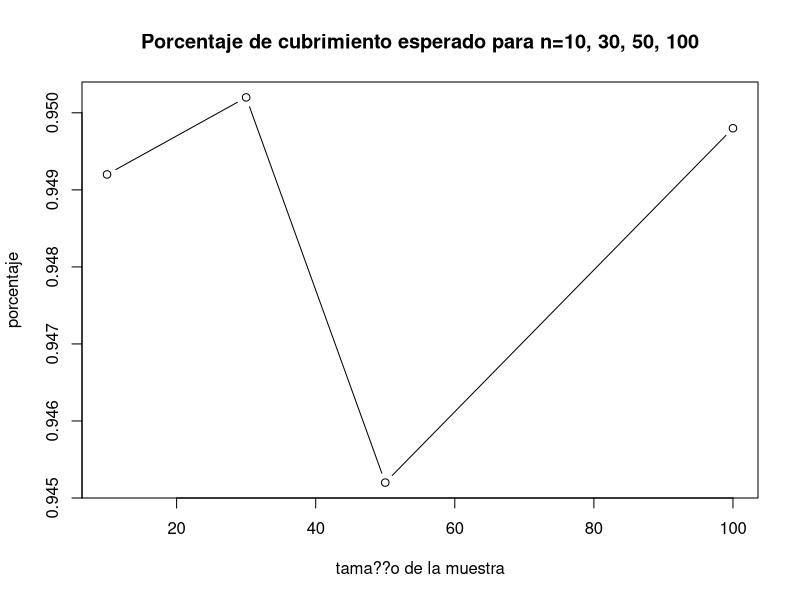
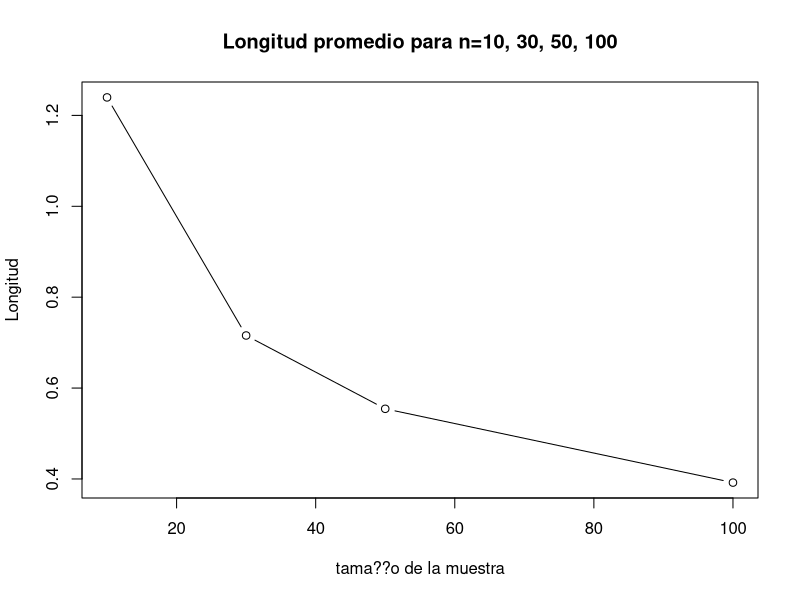
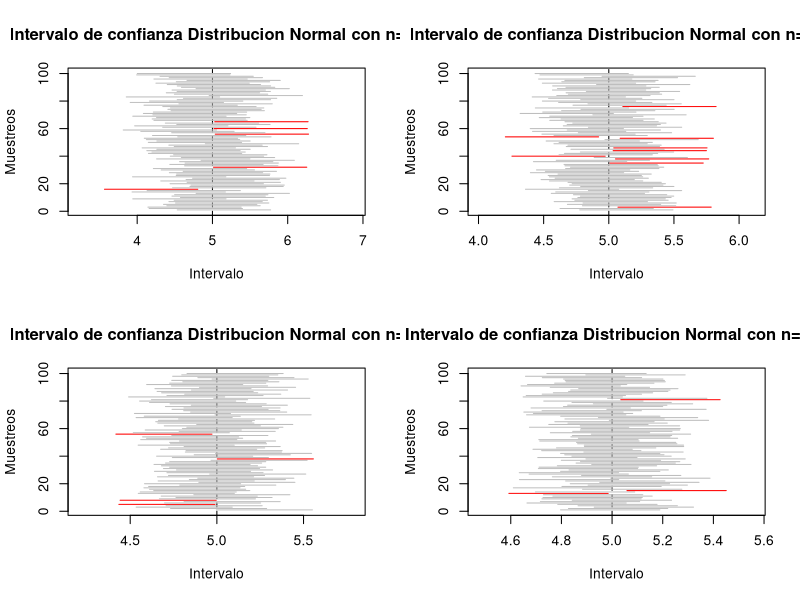

R code for these plots, in order: (Note: this script raises an error after producing the figures.)

# Laboratorio 3 Metodos Estadisticos 

# Diana C. Arias Sinisterra
# Kevin S. Garcia Chica
# Cesar A. Saavedra Vanegas

#--------------- Punto 1 ---------------#

B <- 5000 ## n??mero de experimentos
mu <- 5
sd <- 1
alpha <- 0.05
cuantil <- qnorm(1-alpha/2)

#---Para n=10---#
n1 <- 10 ## tama??o de muestra

muestras1 <- replicate(B, rnorm(n1, mu, sd))

calcula.el.intervalo1 <- function(columna) {
  
  m1 <- muestras1[, columna]
  
  sem1 <- sd(m1)/sqrt(length(m1))
  
  lim.inf1 <- mean(m1) - cuantil * sqrt(sd)/sqrt(n1)
  lim.sup1 <- mean(m1) + cuantil * sqrt(sd)/sqrt(n1)
  
  c(lim.inf1, lim.sup1)
}

#C??lculo de los nuevos intervalos#
c1=0
mis.intervalos1 <- matrix(rep(0, 10000), nrow = 2) ## matriz de ceros

for(i in 1:5000) {
  mis.intervalos1[,i] <- calcula.el.intervalo1(i)
  if (mis.intervalos1[1, i] <= mu && mis.intervalos1[2, i] >= mu){
    c1= c1+1
  }
  else{
    c1=c1
  }
}

Porcentaje1 <- c1/5000 #Proporcion de intervalos que atrapan al parametro

longitud1 <- numeric(length = B)
for (i in 1:B){
  longitud1[i]=(mis.intervalos1[2,i]-mis.intervalos1[1,i])
  longitudpro1=sum(longitud1)/B
}

#---Para n=30---#
n2 <- 30 ## tama??o de muestra

muestras2 <- replicate(B, rnorm(n2, mu, sd))

calcula.el.intervalo2 <- function(columna) {
  
  m2 <- muestras2[, columna]
  
  sem <- sd(m2)/sqrt(length(m2))
  
  lim.inf2 <- mean(m2) - cuantil * sqrt(sd)/sqrt(n2)
  lim.sup2 <- mean(m2) + cuantil * sqrt(sd)/sqrt(n2)
  
  c(lim.inf2, lim.sup2)
}

#C??lculo de los nuevos intervalos#
c2=0
mis.intervalos2 <- matrix(rep(0, 10000), nrow = 2) ## matriz de ceros

for(i in 1:5000) {
  mis.intervalos2[,i] <- calcula.el.intervalo2(i)
  if (mis.intervalos2[1, i] <= mu && mis.intervalos2[2, i] >= mu){
    c2= c2+1
  }
  else{
    c2=c2
  }
}

Porcentaje2 <- c2/5000 #Proporcion de intervalos que atrapan al parametro

longitud2 <- numeric(length = B)
for (i in 1:B){
  longitud2[i]=(mis.intervalos2[2,i]-mis.intervalos2[1,i])
  longitudpro2=sum(longitud2)/B
}

#---Para n=50---#
n3 <- 50 ## tama??o de muestra

muestras3 <- replicate(B, rnorm(n3, mu, sd))

calcula.el.intervalo3 <- function(columna) {
  
  m3 <- muestras3[, columna]
  
  sem <- sd(m3)/sqrt(length(m3))
  
  lim.inf3 <- mean(m3) - cuantil * sqrt(sd)/sqrt(n3)
  lim.sup3 <- mean(m3) + cuantil * sqrt(sd)/sqrt(n3)
  
  c(lim.inf3, lim.sup3)
}

#C??lculo de los nuevos intervalos#
c3=0
mis.intervalos3 <- matrix(rep(0, 10000), nrow = 2) ## matriz de ceros

for(i in 1:5000) {
  mis.intervalos3[,i] <- calcula.el.intervalo3(i)
  if (mis.intervalos3[1, i] <= mu && mis.intervalos3[2, i] >= mu){
    c3= c3+1
  }
  else{
    c3=c3
  }
}

Porcentaje3 <- c3/5000 #Proporcion de intervalos que atrapan al parametro

longitud3 <- numeric(length = B)
for (i in 1:B){
  longitud3[i]=(mis.intervalos3[2,i]-mis.intervalos3[1,i])
  longitudpro3=sum(longitud3)/B
}

#---Para n=100---#

n4 <- 100 ## tama??o de muestra

muestras4 <- replicate(B, rnorm(n4, mu, sd))

calcula.el.intervalo4 <- function(columna) {
  
  m4 <- muestras4[, columna]
  
  sem <- sd(m4)/sqrt(length(m4))
  
  lim.inf4 <- mean(m4) - cuantil * sqrt(sd)/sqrt(n4)
  lim.sup4 <- mean(m4) + cuantil * sqrt(sd)/sqrt(n4)
  
  c(lim.inf4, lim.sup4)
}

#Calculo de los nuevos intervalos#
c4=0
mis.intervalos4 <- matrix(rep(0, 10000), nrow = 2) ## matriz de ceros

for(i in 1:5000) {
  mis.intervalos4[,i] <- calcula.el.intervalo4(i)
  if (mis.intervalos4[1, i] <= mu && mis.intervalos4[2, i] >= mu){
    c4= c4+1
  }
  else{
    c4=c4
  }
}

Porcentaje4 <- c4/5000 #Proporcion de intervalos que atrapan al parametro

longitud4 <- numeric(length = B)
for (i in 1:B){
  longitud4[i]=(mis.intervalos4[2,i]-mis.intervalos4[1,i])
  longitudpro4=sum(longitud4)/B
}

tabla_cv<-c(Porcentaje1,Porcentaje2,Porcentaje3,Porcentaje4)
tabla_sd<-c(longitudpro1,longitudpro2,longitudpro3,longitudpro4)
tabla_cs<-c(n1,n2,n3,n4)

### Graficos ###
plot(tabla_cs, tabla_cv, type="b", main="Porcentaje de cubrimiento esperado para n=10, 30, 50, 100", 
     xlab="tama??o de la muestra", ylab="porcentaje")
plot(tabla_cs, tabla_sd, type="b", main="Longitud promedio para n=10, 30, 50, 100", 
     xlab="tama??o de la muestra", ylab="Longitud")

par(mfrow=c(2,2))
plot(1:100, type = "n",
     xlim = range(mis.intervalos1), main = "Intervalo de confianza Distribucion Normal con n=10",
     ylab = "Muestreos", xlab = "Intervalo")

abline(v = mu, lty = 2, col=("black"))

for(i in 1:100) {
  segments(mis.intervalos1[1,i], i, mis.intervalos1[2,i], i,
           col = ifelse(mis.intervalos1[1, i] < mu & mis.intervalos1[2, i] > mu, "gray", "red"))  
}

plot(1:100, type = "n",
     xlim = range(mis.intervalos2), main = "Intervalo de confianza Distribucion Normal con n=30",
     ylab = "Muestreos", xlab = "Intervalo")

abline(v = mu, lty = 2, col=("black"))

for(i in 1:100) {
  segments(mis.intervalos2[1,i], i, mis.intervalos2[2,i], i,
           col = ifelse(mis.intervalos2[1, i] < mu & mis.intervalos2[2, i] > mu, "gray", "red"))  
}

plot(1:100, type = "n",
     xlim = range(mis.intervalos3), main = "Intervalo de confianza Distribucion Normal con n=50",
     ylab = "Muestreos", xlab = "Intervalo")

abline(v = mu, lty = 2, col=("black"))

for(i in 1:100) {
  segments(mis.intervalos3[1,i], i, mis.intervalos3[2,i], i,
           col = ifelse(mis.intervalos3[1, i] < mu & mis.intervalos3[2, i] > mu, "gray", "red"))  
}

plot(1:100, type = "n",
     xlim = range(mis.intervalos4), main = "Intervalo de confianza Distribucion Normal con n=100",
     ylab = "Muestreos", xlab = "Intervalo")

abline(v = mu, lty = 2, col=("black"))

for(i in 1:100) {
  segments(mis.intervalos4[1,i], i, mis.intervalos4[2,i], i,
           col = ifelse(mis.intervalos4[1, i] < mu & mis.intervalos4[2, i] > mu, "gray", "red"))  
}

#-------------------------------------------------------------#
# Para una Exponencial
n1=c(10,30,50,100)
lim_inf1<- 0
lim_sup1<- 0
lim_inf_V1 <- 0
lim_sup_V1<-0
contadorMedia1<- 0
contadorVarianza1<-0
longitudMedias1<-0
longitudVarianzas1<-0
for(j in 1:length(n1)){
  alpha1<- 0.05
  varianza1 <- 1
  media1<- 5
  medias1<-0
  varianzas1 <- 25
  contadorMedia1[j]<- 0
  contadorVarianza1[j]<-0
  
  for (i in 1:5000){
    
    muestra1 <- rexp (n1[j], rate=5)
    medias1[i]<- mean(muestra1)
    varianzas1[i] <- var(muestra1)
    cuantil1<- qt((1-(alpha1)/2),n1[j]-1)
    lim_inf1[j]<-  medias1[i] - cuantil1 * sqrt(varianzas1[i]) / sqrt(n1[j])
    lim_sup1[j]<- medias1[i] + cuantil1 *  sqrt(varianzas1[i]) / sqrt(n1[j])
    if(media1>=lim_inf1[j] & media1 <=lim_sup1[j])
    { contadorMedia1[j] = contadorMedia1[j] + 1 } 
    longitudMedias1[j] <- mean(lim_sup1[j]-lim_inf1[j])
    lim_inf_V1[j] <- (n1[j] - 1) * varianzas1[i] / qchisq(1 - alpha1 / 2,n1[j] - 1)
    lim_sup_V1[j] <- (n1[j] - 1) * varianzas1[i] / qchisq(alpha1 / 2,n1[j] - 1)
    if(varianza1>= lim_inf_V1[j] & varianza1 <= lim_sup_V1[j])
    {contadorVarianza1[j]= contadorVarianza1[j] + 1  }
    longitudVarianzas1[j]<- mean(lim_sup_V1[j]-lim_inf_V1[j])
  }
}
porcentajeMedias1 <-  contadorMedia1/5000
porcentajeVarianza1<-   contadorVarianza1/5000
porcentajeMedias1
porcentajeVarianza1
longitudMedias1
longitudVarianzas1


#--------------- Punto 4 ---------------#
  
#--------------- Punto 5 ---------------#
x1 <- c(11.23,14.36,8.33,10.5,23.42,9.15,13.47,6.47,12.4,19.38)
x2 <- c(11.27,14.41,8.35,10.52,23.41,9.17,13.52,6.46,12.45,19.35)
n1 <-10
n2 <-10
n <- 20

media1 <- mean(x1)
media2 <- mean(x2)
des1 <- sd(x1)
des2 <- sd(x2)
desc1 <- des^2
desc2 <- des2^2
sp <- sqrt(((n1-1)*desc+(n2-1)*desc2)/(n1+n2-2))

coefi <- 0.98
alpha <- 1-coefi

ic1 <- ((media2)-(media1)) - qt((1-(alpha)/2),18)*sp*sqrt((1/n1)+(1/n2))
ic2 <- ((media2)-(media1)) + qt((1-(alpha)/2),18)*sp*sqrt((1/n1)+(1/n2))

#--------------- Punto 7 ---------------#
################   Parametros de las distribuciones #######################

k=100               ## Parametro de forma de la gamma
lambda_ga=0.5       ## Parametro de escala de la gamma
media=200           ## Media de la normal y parametro de locacion de laplace
sigma=sqrt(400)     ## Desviacion estandar de la normal
c=200 		    ## Parametro uniforme
d=600 		    ## Parametro uniforme

########################      distribucion normal    ##################################
cv_r=sigma/media    ## Coeficiente de variaci??n
alpha=0.05          ## Trabajamos con un nivel de confianza del 0.05
nsim=5000           ## numero de simulaciones
nsim2=100          ## Numero de remuestras
n<-c(5,seq(10,100,10)) ## Tama??o de muestras

tabla_sd<-matrix(nrow=11,ncol=6)               ## Matriz que almacena los 
colnames(tabla_sd)<-c("L.I 1","C.I 1", "L.I 2" #valores de la longitud media 
                      ,"C.I 2","L.I 3","C.I 3")#y la cobertura media de cada 
rownames(tabla_sd)<-c("5","10","20","30","40"  #intervalo para cada tama??o 
                      ,"50","60", "70","80",   #de muestra para la desviacion
                      "90","100")

tabla_cv<-matrix(nrow=11,ncol=8)               ## Matriz que almacena los 
colnames(tabla_cv)<-c("L.I 1","C.I 1", "L.I 2" #valores de la longitud media 
                      ,"C.I 2","L.I 3","C.I 3",#y la cobertura media de cada
                      "L.I 4", "C.I 4")        #intervalo para cada tama??o 
rownames(tabla_cv)<-c("5","10","20","30",      #de muestra para la desviacion
                      "40","50","60",
                      "70","80","90","100")

dist<-function(n,a,b){    ## Ditribucion a evaluar 
  x<-rnorm(n,a,b)
}

###################### Intevalos para la desviaci??n #########################

for(l in 1:length(n)){
  a=0      
  b=0
  long1=0   ## Vector de longitudes para el estimador 1
  long2=0   ## Vector de longitudes para el estimador 2
  contador1=0
  contador2=0
  p=1/(2*sqrt(n[l]-4)) ##Proporcion para el promedio recortado
  for(m in 1:nsim){
    x<-dist(n[l],media,sigma)   ## Distribucion a evaluar
    
    ##Calcular ro4 #######
    
    for(j in 1:n[l]){    
      b= b+((x[j]-mean(x))^2)  ## Denominador de ro
    }
    for(i in 1:n[l]){
      a=a+(((x[i]-mean(x, trim=p))^4)/(b^2)) #### ro4/n
    }
    r=n[l]*a  ## Ro 4
    
    ##Calcular c
    c=n[l]/(n[l]+qnorm((alpha/2),0,1))
    
    ## Calcular se
    se=c*(sqrt(((r*(n[l]-3))/n[l])/(n[l]-1)))
    
    ##Limites de los intervalos 
    
    #### Intervalo 1
    
    li1=sqrt(exp(log(c*var(x))+(qnorm((alpha/2),0,1)*se))) ## Inferior
    ls1=sqrt(exp(log(c*var(x))+(qnorm((1-(alpha/2)),0,1)*se))) ## Superior
    
    ## Intervalo 2
    
    li2<-sqrt(((n[l]-1)*var(x))/qchisq(1-(alpha/2),n[l]-1)) ## Inferior
    ls2<-sqrt(((n[l]-1)*var(x))/qchisq((alpha/2),n[l]-1)) ## Superior
    
    ## Calculo de la longitud
    
    long1[m]<- ls1-li1 ##Longitud intervalo 1
    long2[m]<- ls2-li2 ## Longitud intervalo 2
    
    if (sigma>=li1 & sigma<=ls1){
      contador1= contador1+1}   
    
    if (sigma>=li2 & sigma<=ls2){
      contador2= contador2+1 }
  } 
  
  ## Almacenamos todos los valores para cada n en un matriz
  
  tabla_sd[l,1]=mean(long1)
  tabla_sd[l,3]=mean(long2)
  tabla_sd[l,2]=contador1/nsim
  tabla_sd[l,4]=contador2/nsim
}

##### Intervalo bootrap para la desviaci??n estandar 

sd_boot=0  ## Vector para la distribcion de la desviaci??n

for(m in 1:length(n)){
  long7=0  ## vector de longitudes
  contador7=0 
  for(l in 1:nsim){
    x<-dist(n[m],media,sigma) ## Muestra de la distribucon a evaluar
    for(j in 1:nsim2){
      mues_boot<-sample(x,n[m],replace=T) ## Muestras con reemplazo
      sd_boot[j]= sd(mues_boot)}
    li7=quantile(sd_boot, (alpha/2))  #limite inferior
    ls7=quantile(sd_boot, 1-(alpha/2)) #limite superior
    
    long7[l]=ls7-li7  ## Calculo de la longitud
    
    if(sigma>=li7 & sigma<=ls7){
      contador7=contador7+1}   
  }
  tabla_sd[m,5]=mean(long7)  ## Longitud promedio
  tabla_sd[m,6]=contador7/nsim ## Cobertura
}

tabla_sd
############ Intervalos de confianza para CV #######################

for(j in 1:length(n)){
  long3=0  ## Vector de longitudes para el intervalo 1
  long4=0  ## Vector de longitudes para el intervalo 2 
  long5=0  ## Vector de longitudes para el intervalo 3
  contador3=0
  contador4=0
  contador5=0
  
  for(i in 1:nsim){ 
    x<-dist(n[j],media,sigma) ## distribucion a evaluar
    
    cv= sd(x)/mean(x)  ## Coeficiente de varianci??n estiamado
    
    ## Inverlo 1
    li3=cv+(qnorm((alpha/2),0,1)*sqrt(1/(n[j]-1))*(cv^2)*(0.5+(cv^2)))
    ls3=cv+(qnorm(1-(alpha/2),0,1)*sqrt(1/(n[j]-1))*(cv^2)*(0.5+(cv^2)))
    
    ## Intervalo 2
    li4=((sqrt((n[j]-1))*cv)/(sqrt(qchisq(1-(alpha/2),n[j]-1))))
    ls4=((sqrt((n[j]-1))*cv)/(sqrt(qchisq((alpha/2),n[j]-1))))
    
    ## Intervalo 3
    li5=cv+(qnorm((alpha/2),0,1)*(sqrt((cv^4)+0.5*(cv^2))/sqrt(n[j])))
    ls5=cv+(qnorm(1-(alpha/2),0,1)*(sqrt((cv^4)+0.5*(cv^2))/sqrt(n[j])))
    
    ## Calculo de la Longitud
    
    long3[i]=ls3-li3
    long4[i]=ls4-li4
    long5[i]=ls5-li5
    
    # Calculo de la Cobertura para cada intervalo 
    if (cv_r>=li3 & cv_r<=ls3){
      contador3= contador3+1}
    
    if (cv_r>=li4 & cv_r<=ls4){
      contador4= contador4+1}
    
    if (cv_r>=li5 & cv_r<=ls5){
      contador5= contador5+1}
  }
  
  tabla_cv[j,1]=mean(long3)
  tabla_cv[j,3]=mean(long4)
  tabla_cv[j,5]=mean(long5)
  tabla_cv[j,2]=contador3/nsim
  tabla_cv[j,4]=contador4/nsim
  tabla_cv[j,6]=contador5/nsim
}

##### Intervalo bootrap para el coeficiente de variaci??n ###############
cv_boot=0

for(m in 1:length(n)){
  cober6=0
  long6=0
  contador6=0
  for(l in 1:nsim){
    x<-dist(n[m],media,sigma)
    for(j in 1:nsim2){
      mues_boot<-sample(x,n[m],replace=T) ## Muestras con reemplazo
      cv_boot[j]= sd(mues_boot)/mean(mues_boot) }
    li6=quantile(cv_boot, (alpha/2))
    ls6=quantile(cv_boot, 1-(alpha/2))
    
    long6[l]=ls6-li6
    
    if(cv_r>=li6 & cv_r<=ls6){
      contador6=contador6+1}   
  }
  tabla_cv[m,7]=mean(long6)
  tabla_cv[m,8]=contador6/nsim
}
####### Graficas ########
par(mfrow=c(1,2))
plot(tabla_sd[,2],main="Cobertura de los intervalos para sd
     en la distribucion Normal",col="red",type="o",
     xaxt='n',ylim=c(0,1),pch=5,xlab="Tama??o muestra",
     ylab="Proporcion de aceptados")
axis(1,1:length(n),n)
lines(tabla_sd[,4],col="blue",type="o")
lines(tabla_sd[,6],type="b")
abline(h=1-alpha,col="green")
legend(5,0.7,c("alpha","estimador 1","estimador 2","Bootstrap"),
       col=c("green","red","blue","black"),lty=c(1,1),cex=0.8)

plot(tabla_sd[,1],main="Longitud de los intervalos para sd
     en la distribucion Normal",col="red",type="o",
     xaxt='n',ylim=c(0,max(tabla_sd[,1])),pch=5,xlab="Tama??o muestra",
     ylab="Longitud")
axis(1,1:length(n),n)
lines(tabla_sd[,3],col="blue",type="o")
lines(tabla_sd[,5],type="b")
legend(5,90,c("estimador 1","estimador 2","Bootstrap"),
       col=c("red","blue","black"),lty=c(1,1),cex=0.8 )

par(mfrow=c(1,2))
plot(tabla_cv[,2],main="Cobertura de los intervalos para CV
     en la distribucion Normal",col="red",type="o",
     xaxt='n',ylim=c(0,1),pch=5,xlab="Tama??o muestra",
     ylab="Proporcion de aceptados")
axis(1,1:length(n),n)
lines(tabla_cv[,4],col="blue",type="o")
lines(tabla_cv[,6],type="b")
lines(tabla_cv[,8], col="purple", type="o")
abline(h=1-alpha,col="green")
legend(5,0.85,c("alpha","estimador 1","estimador 2","estimador 3","Bootstrap"),
       col=c("green","red","blue","purple","black"),lty=c(1,1),cex=0.8)

plot(tabla_cv[,1],main="Longitud de los intervalos para CV
     en la distribucion Normal",col="red",type="o",
     xaxt='n',ylim=c(0,max(tabla_cv)),pch=5,xlab="Tama??o muestra",
     ylab="Longitud")
axis(1,1:length(n),n)
lines(tabla_cv[,3],col="blue",type="o")
lines(tabla_cv[,5],type="b")
lines(tabla_cv[,7], col="purple", type="o")
legend(5,0.85,c("estimador 1","estimador 2","estimador 3","Bootstrap"),
       col=c("red","blue","purple","black"),lty=c(1,1),cex=0.8) 

################ distribucion Gamma #######################
tabla_cv<-matrix(nrow=11,ncol=8)               ## Matriz que almacena los 
colnames(tabla_cv)<-c("L.I 1","C.I 1", "L.I 2" #valores de la longitud media 
                      ,"C.I 2","L.I 3","C.I 3",#y la cobertura media de cada
                      "L.I 4", "C.I 4")        #intervalo para cada tama??o 
rownames(tabla_cv)<-c("5","10","20","30",      #de muestra para la desviacion
                      "40","50","60",
                      "70","80","90","100")
tabla_sd<-matrix(nrow=11,ncol=6)               ## Matriz que almacena los 
colnames(tabla_sd)<-c("L.I 1","C.I 1", "L.I 2" #valores de la longitud media 
                      ,"C.I 2","L.I 3","C.I 3")#y la cobertura media de cada 
rownames(tabla_sd)<-c("5","10","20","30","40"  #intervalo para cada tama??o 
                      ,"50","60", "70","80",   #de muestra para la desviacion
                      "90","100")

alpha=0.05
k=100               ## Parametro de forma de la gamma
lambda_ga=0.5       ## Parametro de escala de la gamma
sigma=sqrt(400) 
cv_g=1/sqrt(100) 
nsim=5000           ## numero de simulaciones
nsim2=100          ## Numero de remuestras
n<-c(5,seq(10,100,10)) ## Tama??o de muestras

for(l in 1:length(n)){
  a=0      
  b=0
  long1=0   ## Vector de longitudes para el estimador 1
  long2=0   ## Vector de longitudes para el estimador 2
  contador1=0
  contador2=0
  p=1/(2*sqrt(n[l]-4)) ##Proporcion para el promedio recortado
  for(m in 1:nsim){
    x<-rgamma(n[l],shape=k,scale=lambda_ga)  ## Distribucion a evaluar
    
    ##Calcular ro4 #######
    
    for(j in 1:n[l]){    
      b= b+((x[j]-mean(x))^2)  ## Denominador de ro
    }
    for(i in 1:n[l]){
      a=a+(((x[i]-mean(x, trim=p))^4)/(b^2)) #### ro4/n
    }
    r=n[l]*a  ## Ro 4
    
    ##Calcular c
    c=n[l]/(n[l]+qnorm((alpha/2),0,1))
    
    ## Calcular se
    se=c*(sqrt(((r*(n[l]-3))/n[l])/(n[l]-1)))
    
    ##Limites de los intervalos 
    
    #### Intervalo 1
    
    li1=sqrt(exp(log(c*var(x))+(qnorm((alpha/2),0,1)*se))) ## Inferior
    ls1=sqrt(exp(log(c*var(x))+(qnorm((1-(alpha/2)),0,1)*se))) ## Superior
    
    ## Intervalo 2
    
    li2<-sqrt(((n[l]-1)*var(x))/qchisq(1-(alpha/2),n[l]-1)) ## Inferior
    ls2<-sqrt(((n[l]-1)*var(x))/qchisq((alpha/2),n[l]-1)) ## Superior
    
    ## Calculo de la longitud
    
    long1[m]<- ls1-li1 ##Longitud intervalo 1
    long2[m]<- ls2-li2 ## Longitud intervalo 2
    
    if (sigma>=li1 & sigma<=ls1){
      contador1= contador1+1}   
    
    if (sigma>=li2 & sigma<=ls2){
      contador2= contador2+1 }
  } 
  
  ## Almacenamos todos los valores para cada n en un matriz
  
  tabla_sd[l,1]=mean(long1)
  tabla_sd[l,3]=mean(long2)
  tabla_sd[l,2]=contador1/nsim
  tabla_sd[l,4]=contador2/nsim
}

##### Intervalo bootrap para la desviaci??n estandar 

sd_boot=0  ## Vector para la distribcion de la desviaci??n

for(m in 1:length(n)){
  long7=0  ## vector de longitudes
  contador7=0 
  for(l in 1:nsim){
    x<-rgamma(n[m],shape=k,scale=lambda_ga) ## Muestra de la distribucon a evaluar
    for(j in 1:nsim2){
      mues_boot<-sample(x,n,replace=T) ## Muestras con reemplazo
      sd_boot[j]= sd(mues_boot)}
    li7=quantile(sd_boot, (alpha/2))  #limite inferior
    ls7=quantile(sd_boot, 1-(alpha/2)) #limite superior
    
    long7[l]=ls7-li7  ## Calculo de la longitud
    if(sigma>=li7 & sigma<=ls7){
      contador7=contador7+1}   
  }
  tabla_sd[m,5]=mean(long7)  ## Longitud promedio
  tabla_sd[m,6]=contador7/nsim ## Cobertura
}

tabla_sd
############ Intervalos de confianza para CV #######################

for(j in 1:length(n)){
  long3=0  ## Vector de longitudes para el intervalo 1
  long4=0  ## Vector de longitudes para el intervalo 2 
  long5=0  ## Vector de longitudes para el intervalo 3
  contador3=0
  contador4=0
  contador5=0
  
  for(i in 1:nsim){ 
    x<-rgamma(n[j],shape=k,scale=lambda_ga) ## distribucion a evaluar
    
    cv= sd(x)/mean(x)  ## Coeficiente de varianci??n estiamado
    
    ## Inverlo 1
    li3=cv+(qnorm((alpha/2),0,1)*sqrt(1/(n[j]-1))*(cv^2)*(0.5+(cv^2)))
    ls3=cv+(qnorm(1-(alpha/2),0,1)*sqrt(1/(n[j]-1))*(cv^2)*(0.5+(cv^2)))
    
    ## Intervalo 2
    li4=((sqrt((n[j]-1))*cv)/(sqrt(qchisq(1-(alpha/2),n[j]-1))))
    ls4=((sqrt((n[j]-1))*cv)/(sqrt(qchisq((alpha/2),n[j]-1))))
    
    ## Intervalo 3
    li5=cv+(qnorm((alpha/2),0,1)*(sqrt((cv^4)+0.5*(cv^2))/sqrt(n[j])))
    ls5=cv+(qnorm(1-(alpha/2),0,1)*(sqrt((cv^4)+0.5*(cv^2))/sqrt(n[j])))
    
    ## Calculo de la Longitud
    
    long3[i]=ls3-li3
    long4[i]=ls4-li4
    long5[i]=ls5-li5
    
    # Calculo de la Cobertura para cada intervalo 
    if (cv_g>=li3 & cv_g<=ls3){
      contador3= contador3+1}
    
    if (cv_g>=li4 & cv_g<=ls4){
      contador4= contador4+1}
    
    if (cv_g>=li5 & cv_g<=ls5){
      contador5= contador5+1}
  }
  
  tabla_cv[j,1]=mean(long3)
  tabla_cv[j,3]=mean(long4)
  tabla_cv[j,5]=mean(long5)
  tabla_cv[j,2]=contador3/nsim
  tabla_cv[j,4]=contador4/nsim
  tabla_cv[j,6]=contador5/nsim
}

##### Intervalo bootrap para el coeficiente de variaci??n ###############
cv_boot=0

for(m in 1:length(n)){
  cober6=0
  long6=0
  contador6=0
  for(l in 1:nsim){
    x<-rgamma(n[m],shape=k,scale=lambda_ga)
    for(j in 1:nsim2){
      mues_boot<-sample(x,n,replace=T) ## Muestras con reemplazo
      cv_boot[j]= sd(mues_boot)/mean(mues_boot) }
    li6=quantile(cv_boot, (alpha/2))
    ls6=quantile(cv_boot, 1-(alpha/2))
    
    long6[l]=ls6-li6
    
    if(cv_g>=li6 & cv_g<=ls6){
      contador6=contador6+1}   
  }
  tabla_cv[m,7]=mean(long6)
  tabla_cv[m,8]=contador6/nsim
}

####### Graficas ########
par(mfrow=c(1,2))
plot(tabla_sd[,2],main="Cobertura de los intervalos para sd
     en la distribucion Gamma",col="red",type="o",
     xaxt='n',ylim=c(0.6,1),pch=5,xlab="Tama??o de muestra",
     ylab="Proporcion de aceptados")
axis(1,1:length(n),n)
lines(tabla_sd[,4],col="blue",type="o")
lines(tabla_sd[,6],type="b")
abline(h=1-alpha,col="green")
legend(5,0.85,c("alpha","estimador 1","estimador 2","Bootstrap"),
       col=c("green","red","blue","black"),lty=c(1,1),cex=0.8)

plot(tabla_sd[,1],main="Longitud de los intervalos para sd
     en la distribucion Gamma",col="red",type="o",
     xaxt='n',ylim=c(0,max(tabla_sd[,1])),pch=5,xlab="Tama??o de muestra",
     ylab="Proporcion de aceptados")
axis(1,1:length(n),n)
lines(tabla_sd[,3],col="blue",type="o")
lines(tabla_sd[,5],type="b")
legend(5,15,c("estimador 1","estimador 2","Bootstrap"),
       col=c("red","blue","black"),lty=c(1,1),cex=0.8)

par(mfrow=c(1,2))
plot(tabla_cv[,2],main="Cobertura de los intervalos para CV
     en la distribucion Gamma",col="red",type="o",
     xaxt='n',ylim=c(0,1),pch=5,xlab="Tama??o de muestra",
     ylab="Proporcion de aceptados")
axis(1,1:length(n),n)
lines(tabla_cv[,4],col="blue",type="o")
lines(tabla_cv[,6],type="b")
lines(tabla_cv[,8], col="purple", type="o")
abline(h=1-alpha,col="green")
legend(5,0.85,c("alpha","estimador 1","estimador 2","estimador 3","Bootstrap"),
       col=c("green","red","blue","purple","black"),lty=c(1,1),cex=0.8)

plot(tabla_cv[,1],main="Longitud de los intervalos para CV
     en la distribucion Gamma",col="red",type="o",
     xaxt='n',ylim=c(0,max(tabla_cv)),pch=5,xlab="Tama??o de muestra",
     ylab="Proporcion de aceptados")
axis(1,1:length(n),n)
lines(tabla_cv[,3],col="blue",type="o")
lines(tabla_cv[,5],type="b")
lines(tabla_cv[,7], col="purple", type="o")
legend(5,0.85,c("estimador 1","estimador 2","estimador 3","Bootstrap"),
       col=c("red","blue","purple","black"),lty=c(1,1),cex=0.8) 

########################     distribucion Uniforme   ##################################
cv_r=sigma/media    ## Coeficiente de variaci??n
alpha=0.05          ## Trabajamos con un nivel de confianza del 0.05
nsim=5000           ## numero de simulaciones
nsim2=100          ## Numero de remuestras
n<-c(5,seq(10,100,10)) ## Tama??o de muestras

tabla_sd<-matrix(nrow=11,ncol=6)               ## Matriz que almacena los 
colnames(tabla_sd)<-c("L.I 1","C.I 1", "L.I 2" #valores de la longitud media 
                      ,"C.I 2","L.I 3","C.I 3")#y la cobertura media de cada 
rownames(tabla_sd)<-c("5","10","20","30","40"  #intervalo para cada tama??o 
                      ,"50","60", "70","80",   #de muestra para la desviacion
                      "90","100")

tabla_cv<-matrix(nrow=11,ncol=8)               ## Matriz que almacena los 
colnames(tabla_cv)<-c("L.I 1","C.I 1", "L.I 2" #valores de la longitud media 
                      ,"C.I 2","L.I 3","C.I 3",#y la cobertura media de cada
                      "L.I 4", "C.I 4")        #intervalo para cada tama??o 
rownames(tabla_cv)<-c("5","10","20","30",      #de muestra para la desviacion
                      "40","50","60",
                      "70","80","90","100")

dist<-function(n,a,b){    ## Ditribucion a evaluar 
  x<-runif(n,a,b)
}

###################### Intevalos para la desviaci??n #########################

for(l in 1:length(n)){
  a=0      
  b=0
  long1=0   ## Vector de longitudes para el estimador 1
  long2=0   ## Vector de longitudes para el estimador 2
  contador1=0
  contador2=0
  p=1/(2*sqrt(n[l]-4)) ##Proporcion para el promedio recortado
  for(m in 1:nsim){
    x<-dist(n[l],c,d)   ## Distribucion a evaluar
    
    ##Calcular ro4 #######
    
    for(j in 1:n[l]){    
      b= b+((x[j]-mean(x))^2)  ## Denominador de ro
    }
    for(i in 1:n[l]){
      a=a+(((x[i]-mean(x, trim=p))^4)/(b^2)) #### ro4/n
    }
    r=n[l]*a  ## Ro 4
    
    ##Calcular c
    c=n[l]/(n[l]+qnorm((alpha/2),0,1))
    
    ## Calcular se
    se=c*(sqrt(((r*(n[l]-3))/n[l])/(n[l]-1)))
    
    ##Limites de los intervalos 
    
    #### Intervalo 1
    
    li1=sqrt(exp(log(c*var(x))+(qnorm((alpha/2),0,1)*se))) ## Inferior
    ls1=sqrt(exp(log(c*var(x))+(qnorm((1-(alpha/2)),0,1)*se))) ## Superior
    
    ## Intervalo 2
    
    li2<-sqrt(((n[l]-1)*var(x))/qchisq(1-(alpha/2),n[l]-1)) ## Inferior
    ls2<-sqrt(((n[l]-1)*var(x))/qchisq((alpha/2),n[l]-1)) ## Superior
    
    ## Calculo de la longitud
    
    long1[m]<- ls1-li1 ##Longitud intervalo 1
    long2[m]<- ls2-li2 ## Longitud intervalo 2
    
    if (sigma>=li1 & sigma<=ls1){
      contador1= contador1+1}   
    
    if (sigma>=li2 & sigma<=ls2){
      contador2= contador2+1 }
  } 
  
  ## Almacenamos todos los valores para cada n en un matriz
  
  tabla_sd[l,1]=mean(long1)
  tabla_sd[l,3]=mean(long2)
  tabla_sd[l,2]=contador1/nsim
  tabla_sd[l,4]=contador2/nsim
}

##### Intervalo bootrap para la desviaci??n estandar 

sd_boot=0  ## Vector para la distribcion de la desviaci??n

for(m in 1:length(n)){
  long7=0  ## vector de longitudes
  contador7=0 
  for(l in 1:nsim){
    x<-dist(n[m],c,d) ## Muestra de la distribucon a evaluar
    for(j in 1:nsim2){
      mues_boot<-sample(x,n[m],replace=T) ## Muestras con reemplazo
      sd_boot[j]= sd(mues_boot)}
    li7=quantile(sd_boot, (alpha/2))  #limite inferior
    ls7=quantile(sd_boot, 1-(alpha/2)) #limite superior
    
    long7[l]=ls7-li7  ## Calculo de la longitud
    
    if(sigma>=li7 & sigma<=ls7){
      contador7=contador7+1}   
  }
  tabla_sd[m,5]=mean(long7)  ## Longitud promedio
  tabla_sd[m,6]=contador7/nsim ## Cobertura
}

tabla_sd
############ Intervalos de confianza para CV #######################

for(j in 1:length(n)){
  long3=0  ## Vector de longitudes para el intervalo 1
  long4=0  ## Vector de longitudes para el intervalo 2 
  long5=0  ## Vector de longitudes para el intervalo 3
  contador3=0
  contador4=0
  contador5=0
  
  for(i in 1:nsim){ 
    x<-dist(n[j],c,d) ## distribucion a evaluar
    
    cv= sd(x)/mean(x)  ## Coeficiente de varianci??n estiamado
    
    ## Inverlo 1
    li3=cv+(qnorm((alpha/2),0,1)*sqrt(1/(n[j]-1))*(cv^2)*(0.5+(cv^2)))
    ls3=cv+(qnorm(1-(alpha/2),0,1)*sqrt(1/(n[j]-1))*(cv^2)*(0.5+(cv^2)))
    
    ## Intervalo 2
    li4=((sqrt((n[j]-1))*cv)/(sqrt(qchisq(1-(alpha/2),n[j]-1))))
    ls4=((sqrt((n[j]-1))*cv)/(sqrt(qchisq((alpha/2),n[j]-1))))
    
    ## Intervalo 3
    li5=cv+(qnorm((alpha/2),0,1)*(sqrt((cv^4)+0.5*(cv^2))/sqrt(n[j])))
    ls5=cv+(qnorm(1-(alpha/2),0,1)*(sqrt((cv^4)+0.5*(cv^2))/sqrt(n[j])))
    
    ## Calculo de la Longitud
    
    long3[i]=ls3-li3
    long4[i]=ls4-li4
    long5[i]=ls5-li5
    
    # Calculo de la Cobertura para cada intervalo 
    if (cv_r>=li3 & cv_r<=ls3){
      contador3= contador3+1}
    
    if (cv_r>=li4 & cv_r<=ls4){
      contador4= contador4+1}
    
    if (cv_r>=li5 & cv_r<=ls5){
      contador5= contador5+1}
  }
  
  tabla_cv[j,1]=mean(long3)
  tabla_cv[j,3]=mean(long4)
  tabla_cv[j,5]=mean(long5)
  tabla_cv[j,2]=contador3/nsim
  tabla_cv[j,4]=contador4/nsim
  tabla_cv[j,6]=contador5/nsim
}

##### Intervalo bootrap para el coeficiente de variaci??n ###############
cv_boot=0

for(m in 1:length(n)){
  cober6=0
  long6=0
  contador6=0
  for(l in 1:nsim){
    x<-dist(n[m],c,d)
    for(j in 1:nsim2){
      mues_boot<-sample(x,n[m],replace=T) ## Muestras con reemplazo
      cv_boot[j]= sd(mues_boot)/mean(mues_boot) }
    li6=quantile(cv_boot, (alpha/2))
    ls6=quantile(cv_boot, 1-(alpha/2))
    
    long6[l]=ls6-li6
    
    if(cv_r>=li6 & cv_r<=ls6){
      contador6=contador6+1}   
  }
  tabla_cv[m,7]=mean(long6)
  tabla_cv[m,8]=contador6/nsim
}
####### Graficas ########
par(mfrow=c(1,2))
plot(tabla_sd[,2],main="Cobertura de los intervalos para sd
     en la distribucion uniforme",col="red",type="o",
     xaxt='n',ylim=c(0,1),pch=5,xlab="Tama??o de muestra",
     ylab="Proporcion de aceptados")
axis(1,1:length(n),n)
lines(tabla_sd[,4],col="blue",type="o")
lines(tabla_sd[,6],type="b")
abline(h=1-alpha,col="green")
legend(5,0.7,c("alpha","estimador 1","estimador 2","Bootstrap"),
       col=c("green","red","blue","black"),lty=c(1,1),cex=0.8)

plot(tabla_sd[,1],main="Longitud de los intervalos para sd
     en la distribucion uniforme",col="red",type="o",
     xaxt='n',ylim=c(0,max(tabla_sd[,1])),pch=5,xlab="Tama??o de muestra",
     ylab="Longitud")
axis(1,1:length(n),n)
lines(tabla_sd[,3],col="blue",type="o")
lines(tabla_sd[,5],type="b")
legend(5,550,c("estimador 1","estimador 2","Bootstrap"),
       col=c("red","blue","black"),lty=c(1,1),cex=0.8 )

par(mfrow=c(1,2))
plot(tabla_cv[,2],main="Cobertura de los intervalos para CV
     en la distribucion uniforme",col="red",type="o",
     xaxt='n',ylim=c(0,1),pch=5,xlab="Tama??o de muestra",
     ylab="Proporcion de aceptados")
axis(1,1:length(n),n)
lines(tabla_cv[,4],col="blue",type="o")
lines(tabla_cv[,6],type="b")
lines(tabla_cv[,8], col="purple", type="o")
abline(h=1-alpha,col="green")
legend(5,250,c("alpha","estimador 1","estimador 2","estimador 3","Bootstrap"),
       col=c("green","red","blue","purple","black"),lty=c(1,1),cex=0.8)

plot(tabla_cv[,1],main="Longitud de los intervalos para CV
     en la distribuci??n uniforme",col="red",type="o",
     xaxt='n',ylim=c(0,max(tabla_cv)),pch=5,xlab="Tama??o de muestra",
     ylab="Longitud")
axis(1,1:length(n),n)
lines(tabla_cv[,3],col="blue",type="o")
lines(tabla_cv[,5],type="b")
lines(tabla_cv[,7], col="purple", type="o")
legend(5,0.85,c("estimador 1","estimador 2","estimador 3","Bootstrap"),
       col=c("red","blue","purple","black"),lty=c(1,1),cex=0.8)
